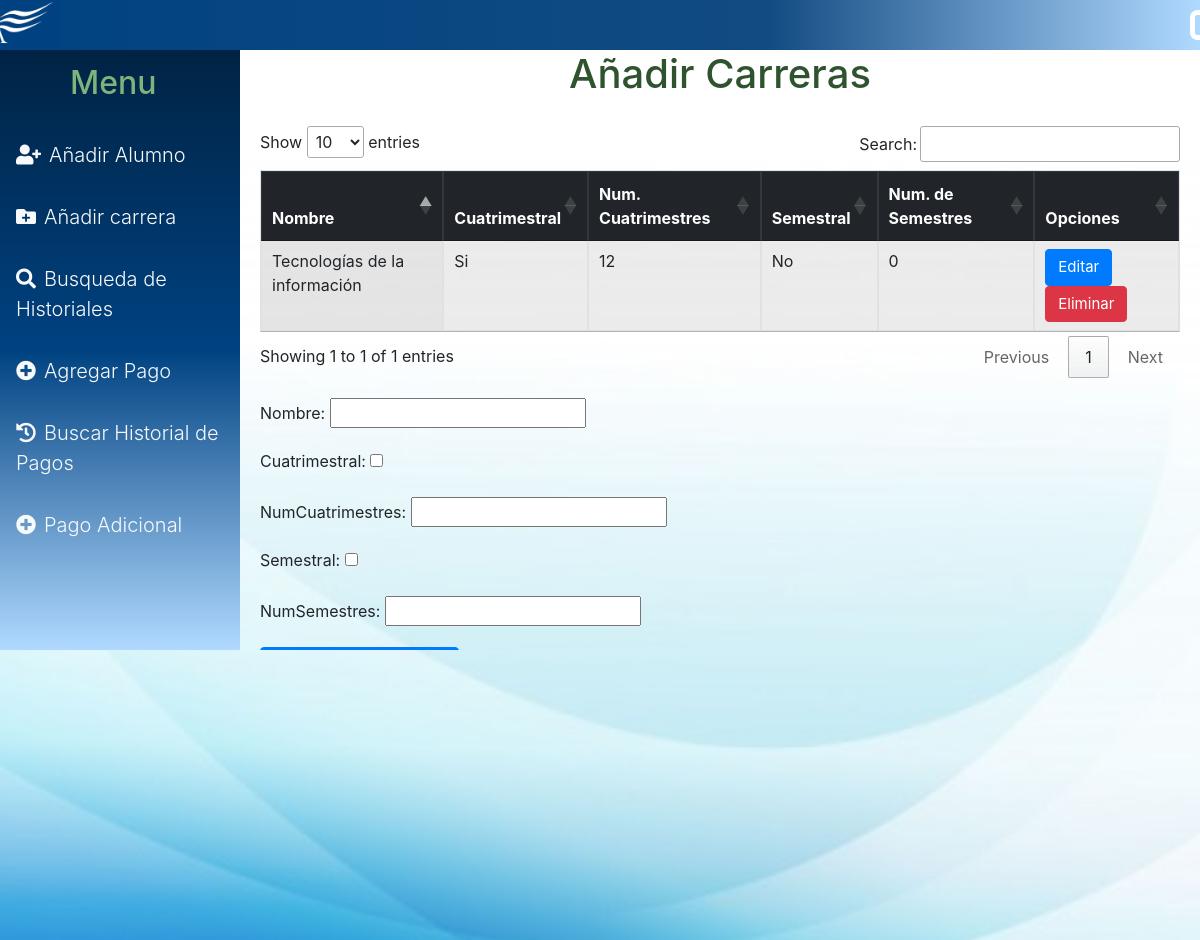
/añadirCarrera (signed in), run on the app's committed database.
### BaseDatos/models.py (models this page shows, shortened)
class Carrera(models.Model):
    Nombre = models.CharField(max_length=50)
    Cuatrimestral = models.BooleanField()
    NumCuatrimestres = models.IntegerField()
    Semestral = models.BooleanField()
    NumSemestres = models.IntegerField()
    class Meta:
        verbose_name = "Carrera"
        verbose_name_plural = "Carreras"

### users/forms.py
class CarreraForm(forms.ModelForm):
    class Meta:
        model = Carrera
        fields = '__all__'

### users/views.py (called while the page is built, shortened)
def añadirCarrera(request):
    if request.user.is_authenticated:
        if request.method == 'GET':
            form = CarreraForm()
            Carreras = Carrera.objects.all()
            contexto = {
                'form':form,
                'Carreras':Carreras,
            }
            if form.is_valid():
                form.save()
                return render(request,'usuarios/añadirCarrera.html',contexto)
        return render(request,'usuarios/añadirCarrera.html',contexto)
    return redirect('/')

### users/templates/usuarios/añadirCarrera.html (shortened to what this page needs)
{% extends 'base.html' %}
{% load static %}
{% block content %}
<h1 style="text-align: center; color:rgb(47, 83, 47);"> Añadir Carreras</h1>
<div style="padding: 20px 20px">
<table class="table table-bordered table-striped scrol display  "  id="example" >
    <thead class="table-dark">
        <tr>
         <th>Nombre</th>
         <th>Cuatrimestral</th>
         <th>Num. Cuatrimestres</th>
         <th>Semestral</th>
         <th>Num. de Semestres</th>
         <th>Opciones</th>
        </tr>
    </thead>
    <tbody>
        {% for Carrera in Carreras %}
        <tr>
            <td>{{Carrera.Nombre}}</td>
            {% if Carrera.Cuatrimestral == True %}
            <td>Si</td>
            {% else %}
            <td>No</td>
            {% endif %}
            <td>{{Carrera.NumCuatrimestres}}</td>
            {% if Carrera.Semestral == True %}
            <td>Si</td>
            {% else %}
            <td>No</td>
            {% endif %}
            <td>{{Carrera.NumSemestres}}</td>
            <td>
            <a href="{% url 'Editar_Carreras' Carrera.pk %}"><button class="btn btn-primary" type="submit" style="font-size: 15px;">Editar</button></a>
            <a href="{% url 'eliminarCarrera' Carrera.pk %}"><button class="btn btn-danger" type="submit" onclick="eliminar()" style="font-size: 15px;" >Eliminar</button></a>
            </td>
        </tr>
        {% endfor %}
    </tbody>
</table>
</div>
    <form method="post" style="margin-left: 20px;">
        {{ form.as_p }}
        <button  class="btn btn-primary">Añadir Carrera o  editar</button>
</form>
{% endblock %}

### core/static/css/base.css (style rules this page uses)
body { overflow: hidden; font-weight: 300; color: var(--primary); }

### data on the page
Carrera: Nombre "Tecnologías de la información", Cuatrimestral "Si", NumCuatrimestres "12", Semestral "No", NumSemestres "0"
